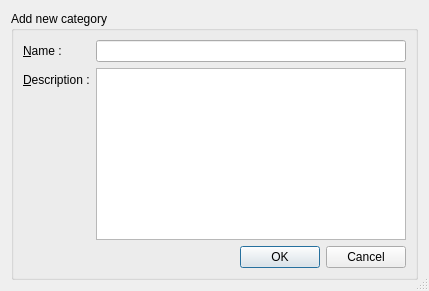
<?xml version="1.0" encoding="UTF-8"?>
<ui version="4.0">
 <class>CategoryForm</class>
 <widget class="QDialog" name="CategoryForm">
  <property name="geometry">
   <rect>
    <x>0</x>
    <y>0</y>
    <width>429</width>
    <height>291</height>
   </rect>
  </property>
  <property name="windowTitle">
   <string>Dialog</string>
  </property>
  <property name="autoFillBackground">
   <bool>false</bool>
  </property>
  <property name="sizeGripEnabled">
   <bool>true</bool>
  </property>
  <property name="modal">
   <bool>false</bool>
  </property>
  <layout class="QVBoxLayout" name="verticalLayout_3">
   <item>
    <widget class="QGroupBox" name="groupBox">
     <property name="title">
      <string>Add new category</string>
     </property>
     <layout class="QVBoxLayout" name="verticalLayout">
      <item>
       <layout class="QFormLayout" name="formLayout">
        <item row="0" column="0">
         <widget class="QLabel" name="label">
          <property name="text">
           <string>&amp;Name :</string>
          </property>
          <property name="buddy">
           <cstring>name_le</cstring>
          </property>
         </widget>
        </item>
        <item row="0" column="1">
         <widget class="QLineEdit" name="name_le"/>
        </item>
        <item row="1" column="0">
         <widget class="QLabel" name="label_2">
          <property name="text">
           <string>&amp;Description :</string>
          </property>
          <property name="buddy">
           <cstring>description_te</cstring>
          </property>
         </widget>
        </item>
        <item row="1" column="1">
         <widget class="QTextEdit" name="description_te"/>
        </item>
       </layout>
      </item>
      <item>
       <widget class="QDialogButtonBox" name="buttonBox">
        <property name="orientation">
         <enum>Qt::Horizontal</enum>
        </property>
        <property name="standardButtons">
         <set>QDialogButtonBox::Cancel|QDialogButtonBox::Ok</set>
        </property>
       </widget>
      </item>
     </layout>
    </widget>
   </item>
  </layout>
 </widget>
 <tabstops>
  <tabstop>name_le</tabstop>
  <tabstop>description_te</tabstop>
  <tabstop>buttonBox</tabstop>
 </tabstops>
 <resources/>
 <connections>
  <connection>
   <sender>buttonBox</sender>
   <signal>accepted()</signal>
   <receiver>CategoryForm</receiver>
   <slot>accept()</slot>
   <hints>
    <hint type="sourcelabel">
     <x>267</x>
     <y>278</y>
    </hint>
    <hint type="destinationlabel">
     <x>157</x>
     <y>209</y>
    </hint>
   </hints>
  </connection>
  <connection>
   <sender>buttonBox</sender>
   <signal>rejected()</signal>
   <receiver>CategoryForm</receiver>
   <slot>reject()</slot>
   <hints>
    <hint type="sourcelabel">
     <x>335</x>
     <y>278</y>
    </hint>
    <hint type="destinationlabel">
     <x>286</x>
     <y>209</y>
    </hint>
   </hints>
  </connection>
 </connections>
</ui>
